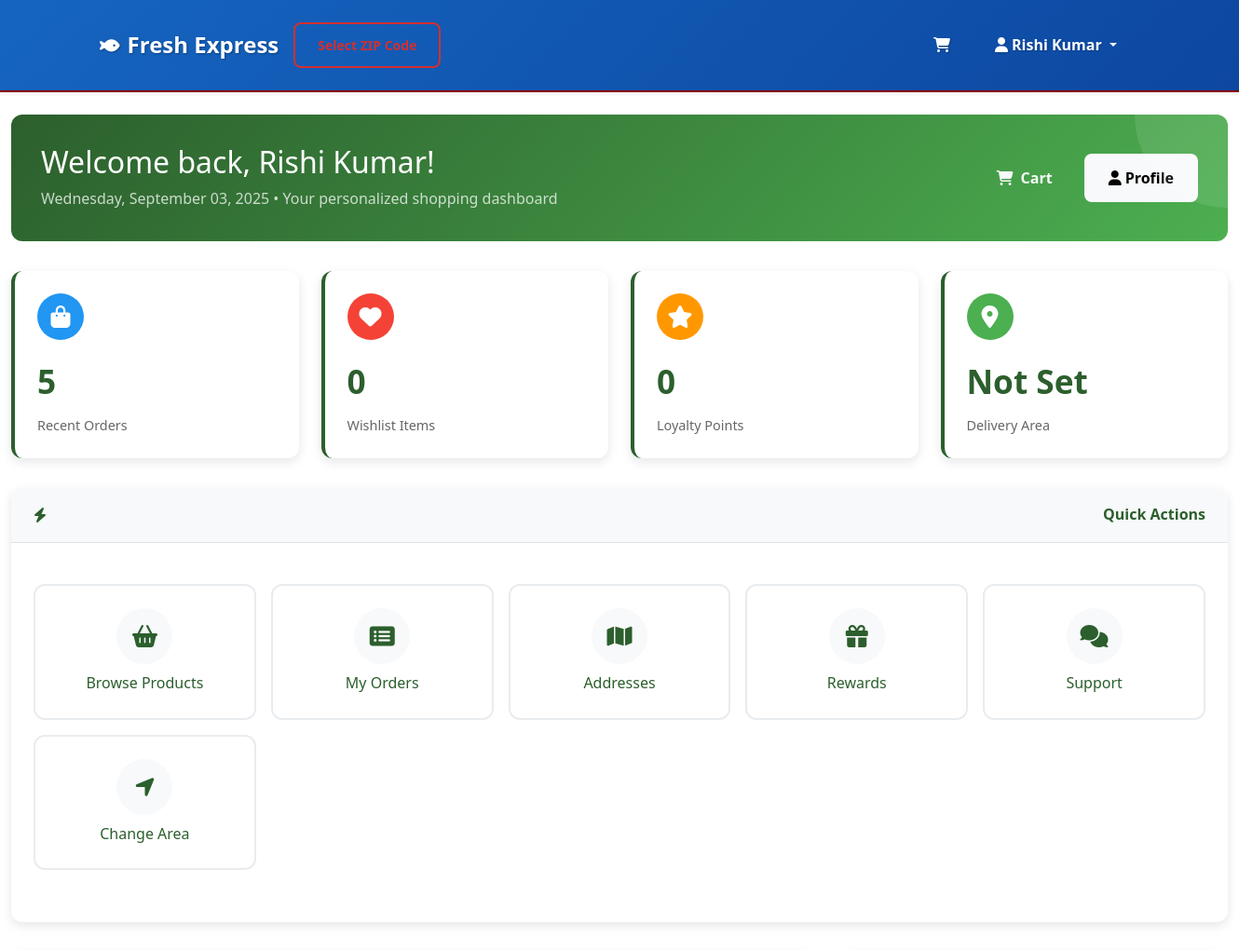
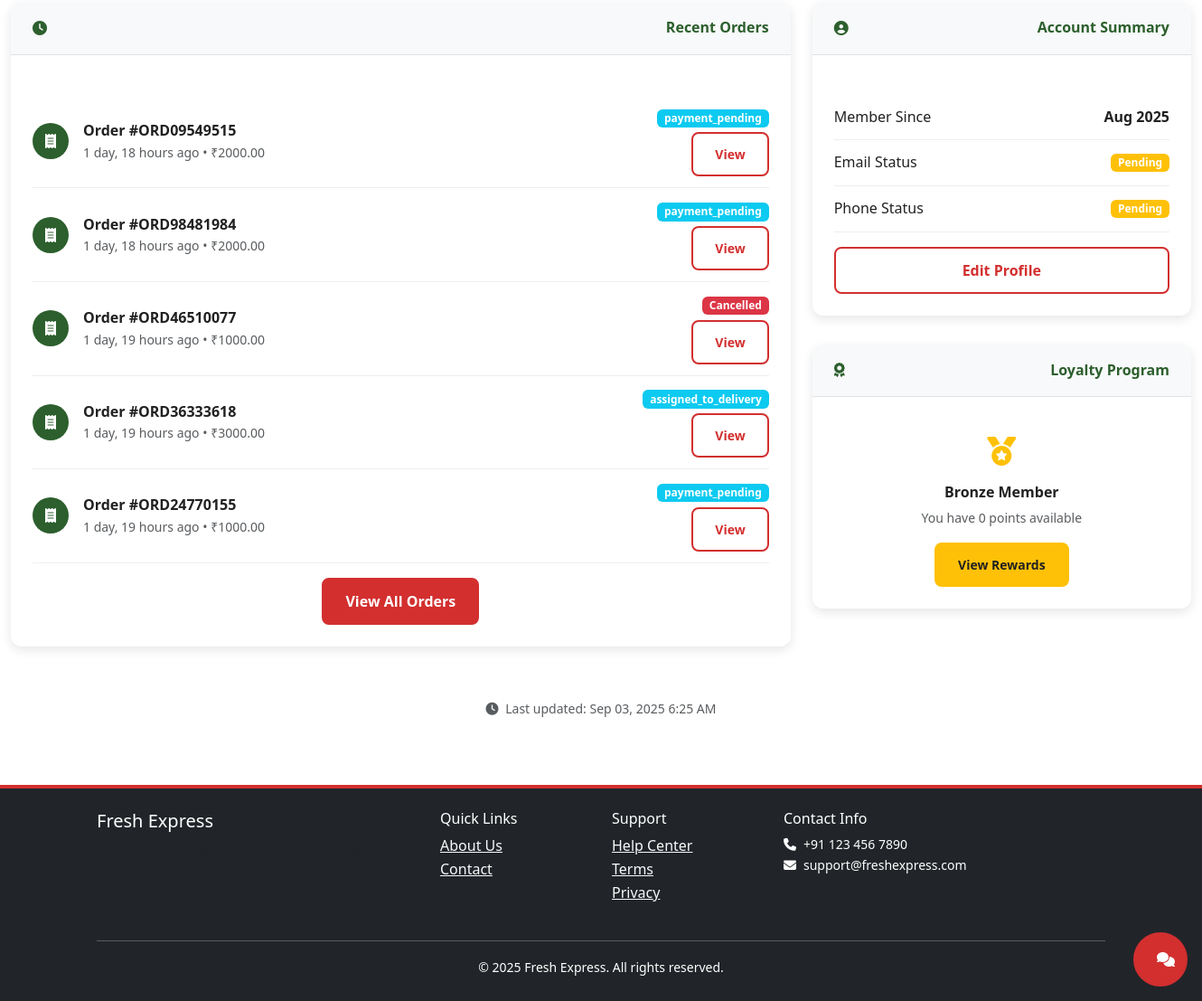
Page /dashboard/customer/ (signed in) on the earlier database version (2 pictures, top to bottom).
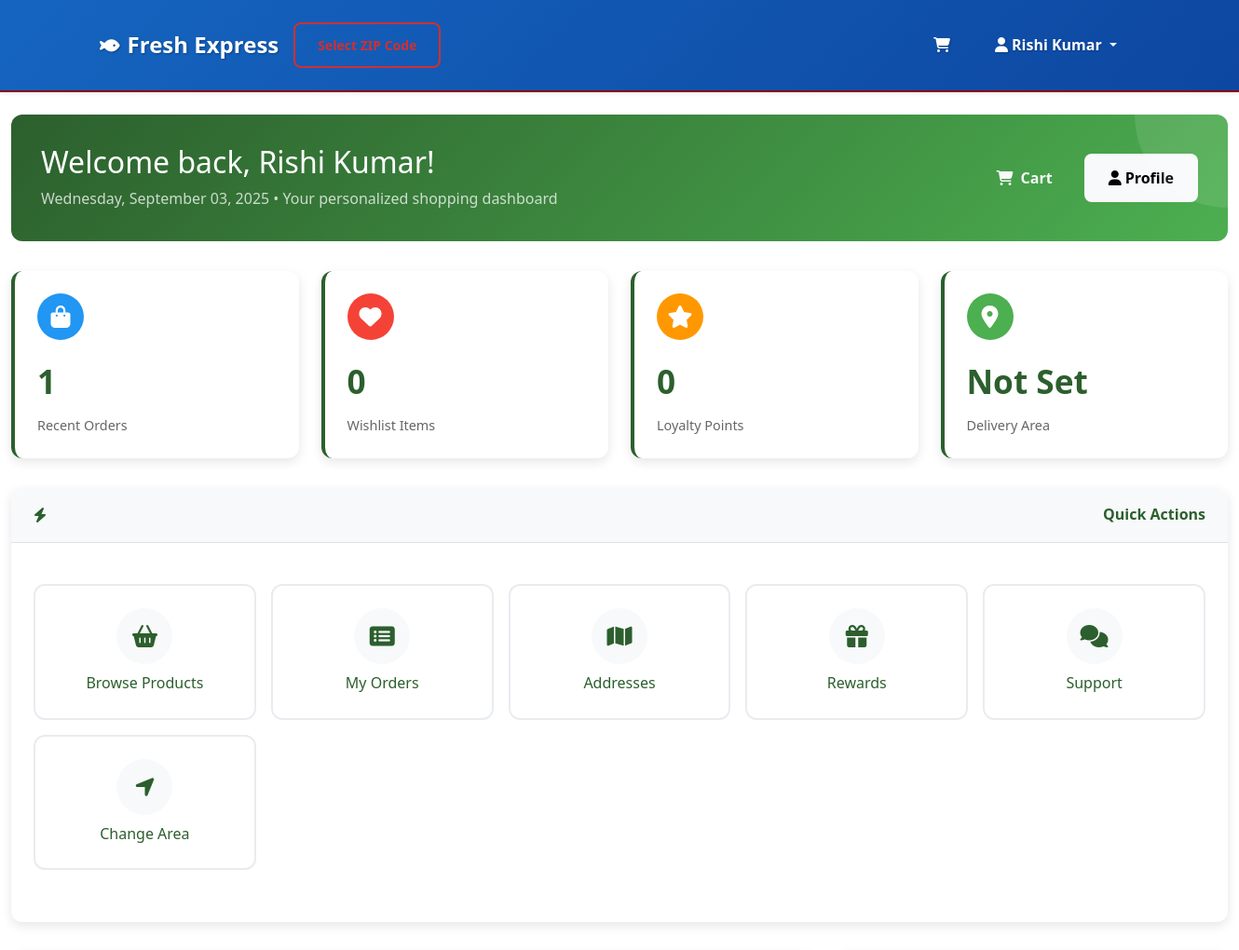
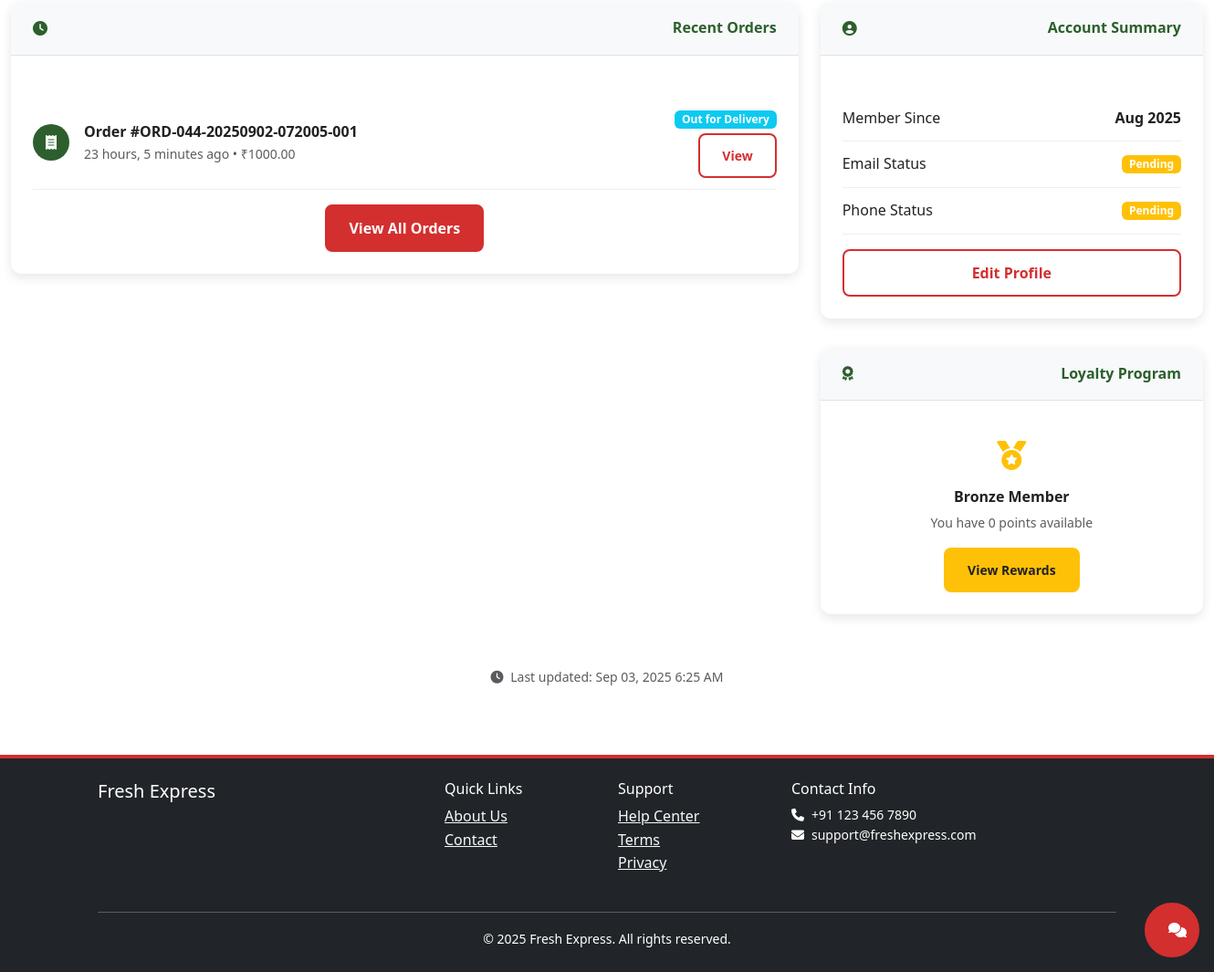
Same page on the later database version (2 pictures, top to bottom).
### orders/models.py (models this page shows, shortened)
class Order(TimeStampedModel):
    ORDER_STATUS = [
        ('placed', 'Placed'),
        ('confirmed', 'Confirmed'),
        ('preparing', 'Preparing'),
        ('packed', 'Packed'),
        ('ready_for_pickup', 'Ready for Pickup'),
        ('handed_to_delivery', 'Handed to Delivery Agent'),
        ('out_for_delivery', 'Out for Delivery'),
        ('delivered', 'Delivered'),
        ('cancelled', 'Cancelled'),
        ('refunded', 'Refunded'),
    ]
    PAYMENT_STATUS = [
        ('pending', 'Pending'),
        ('paid', 'Paid'),
        ('failed', 'Failed'),
        ('refunded', 'Refunded'),
    ]
    PAYMENT_METHODS = [
        ('cod', 'Cash on Delivery'),
        ('upi', 'UPI'),
        ('card', 'Credit/Debit Card'),
        ('wallet', 'Digital Wallet'),
    ]
    order_id = models.UUIDField(default=uuid.uuid4, unique=True, editable=False)
    order_number = models.CharField(max_length=20, unique=True, db_index=True)
    user = models.ForeignKey(User, on_delete=models.CASCADE, related_name='orders')
    store = models.ForeignKey(Store, on_delete=models.CASCADE, related_name='orders')
    delivery_address = models.ForeignKey(Address, on_delete=models.PROTECT, related_name='orders')
    delivery_slot = models.ForeignKey(DeliverySlot, on_delete=models.PROTECT, blank=True, null=True)
    status = models.CharField(max_length=20, choices=ORDER_STATUS, default='placed')
    payment_status = models.CharField(max_length=10, choices=PAYMENT_STATUS, default='pending')
    payment_method = models.CharField(max_length=10, choices=PAYMENT_METHODS, default='cod')
    subtotal = models.DecimalField(max_digits=10, decimal_places=2)
    delivery_fee = models.DecimalField(max_digits=6, decimal_places=2, default=Decimal('0.00'))
    tax_amount = models.DecimalField(max_digits=8, decimal_places=2, default=Decimal('0.00'))
    discount_amount = models.DecimalField(max_digits=8, decimal_places=2, default=Decimal('0.00'))
    total_amount = models.DecimalField(max_digits=10, decimal_places=2)
    estimated_delivery_time = models.DateTimeField(blank=True, null=True)
    actual_delivery_time = models.DateTimeField(blank=True, null=True)
    delivery_instructions = models.TextField(blank=True, null=True)
    handover_to_delivery_time = models.DateTimeField(blank=True, null=True)
    delivery_agent_confirmed = models.BooleanField(default=False)
    store_handover_confirmed = models.BooleanField(default=False)
    store_handover_time = models.DateTimeField(blank=True, null=True)
    customer_delivery_confirmed = models.BooleanField(default=False)
    customer_delivery_time = models.DateTimeField(blank=True, null=True)
    handover_verification_code = models.CharField(max_length=6, blank=True, null=True)
    delivery_confirmation_code = models.CharField(max_length=8, blank=True, null=True, help_text="Code for final delivery confirmation")
    handover_code = models.CharField(max_length=6, blank=True, null=True, help_text="6-digit alphanumeric code for store-to-delivery handover")
    payment_id = models.CharField(max_length=100, blank=True, null=True)
    payment_details = models.JSONField(default=dict, blank=True)
    customer_notes = models.TextField(blank=True, null=True)
    store_notes = models.TextField(blank=True, null=True)
    class Meta:
        ordering = ['-created_at']
        indexes = [
            models.Index(fields=['user', 'status']),
            models.Index(fields=['store', 'status']),
            models.Index(fields=['order_number']),
            models.Index(fields=['status', 'created_at']),
        ]

### core/dashboard_views.py (the view)
# urls.py: path('dashboard/customer/', CustomerDashboardView.as_view(), name='customer_dashboard'),
class CustomerDashboardView(LoginRequiredMixin, TemplateView):
    template_name = 'dashboards/customer_dashboard.html'
    def dispatch(self, request, *args, **kwargs):
        if request.user.user_type not in ['customer']:
            return redirect('core:dashboard_router')
        return super().dispatch(request, *args, **kwargs)
    def get_context_data(self, **kwargs):
        context = super().get_context_data(**kwargs)
        user = self.request.user
        from orders.models import Order
        recent_orders = Order.objects.filter(user=user).order_by('-created_at')[:5]
        wishlist_count = 0
        if hasattr(user, 'wishlists'):
            wishlist_count = user.wishlists.count()
        loyalty_points = 0
        if hasattr(user, 'loyalty_account'):
            loyalty_points = user.loyalty_account.available_points
        context.update({
            'recent_orders': recent_orders,
            'wishlist_count': wishlist_count,
            'loyalty_points': loyalty_points,
            'dashboard_title': f'Welcome back, {user.get_full_name() or user.username}!',
            'user_type': 'customer'
        })
        return context

### accounts/models.py (called while the page is built)
    @classmethod
    def get_active_banners(cls, location=None):
        now = timezone.now()
        queryset = cls.objects.filter(
            is_active=True,
            valid_from__lte=now,
            valid_until__gte=now
        ).order_by('display_order', '-created_at')
        if location:
            queryset = queryset.filter(display_location=location)
        return queryset

### core/banner_context.py (called while the page is built)
def promotional_banners(request):
    return {
        'home_top_banners': PromotionalBanner.get_active_banners('home_top'),
        'home_middle_banners': PromotionalBanner.get_active_banners('home_middle'),
        'home_bottom_banners': PromotionalBanner.get_active_banners('home_bottom'),
        'loyalty_banners': PromotionalBanner.get_active_banners('loyalty_dashboard'),
        'checkout_banners': PromotionalBanner.get_active_banners('checkout'),
    }

### core/context_processors.py (called while the page is built, shortened)
def admin_context(request):
    context = {}
    return context

### templates/dashboards/customer_dashboard.html (shortened to what the changed rows need)
{% extends 'dashboards/base_dashboard.html' %}
{% load static %}
{% block dashboard_content %}
<div class="row">
    <div class="col-12">
        <div class="stats-grid">
            <div class="stat-card">
                <div class="stat-header">
                    <div class="stat-icon" style="background: var(--dashboard-info);">
                    </div>
                </div>
                <div class="stat-number">{{ recent_orders|length }}</div>
                <div class="stat-label">Recent Orders</div>
            </div>
        </div>
    </div>
</div>
<div class="row">
    <div class="col-md-8">
        <div class="section-card">
            <div class="section-body">
                {% if recent_orders %}
                    {% for order in recent_orders %}
                    <div class="list-item">
                        <div class="d-flex align-items-center">
                            <div class="me-3">
                                <div class="stat-icon" style="width: 40px; height: 40px; font-size: 1rem;">
                                    <i class="fas fa-receipt"></i>
                                </div>
                            </div>
                            <div>
                                <div class="fw-bold">Order #{{ order.order_number|default:order.id }}</div>
                                <div class="text-muted small">
                                    {{ order.created_at|timesince }} ago •
                                    ₹{{ order.total_amount }}
                                </div>
                            </div>
                        </div>
                        <div class="text-end">
                            <span class="badge bg-{% if order.status == 'delivered' %}success{% elif order.status == 'cancelled' %}danger{% elif order.status == 'pending' %}warning{% else %}info{% endif %}">
                                {{ order.get_status_display }}
                            </span>
                            <div class="mt-1">
                                <a href="{% url 'orders:order_detail' order.id %}" class="btn btn-sm btn-outline-primary">
                                    View
                                </a>
                            </div>
                        </div>
                    </div>
                    {% endfor %}
                {% endif %}
            </div>
        </div>
    </div>
</div>
{% endblock %}

Differences in the rows shown:
removed Order: order_number "ORD09549515", created_at "1 day, 18 hours", total_amount "2000.00", status "payment_pending"
removed Order: order_number "ORD98481984", created_at "1 day, 18 hours", total_amount "2000.00", status "payment_pending"
removed Order: order_number "ORD46510077", created_at "1 day, 19 hours", total_amount "1000.00", status "Cancelled"
removed Order: order_number "ORD36333618", created_at "1 day, 19 hours", total_amount "3000.00", status "assigned_to_delivery"
removed Order: order_number "ORD24770155", created_at "1 day, 19 hours", total_amount "1000.00", status "payment_pending"
added Order: order_number "ORD-044-20250902-072005-001", created_at "23 hours, 5 minutes", total_amount "1000.00", status "Out for Delivery"
Other differences:
{{ recent_orders|length }}: "5" → "1"
